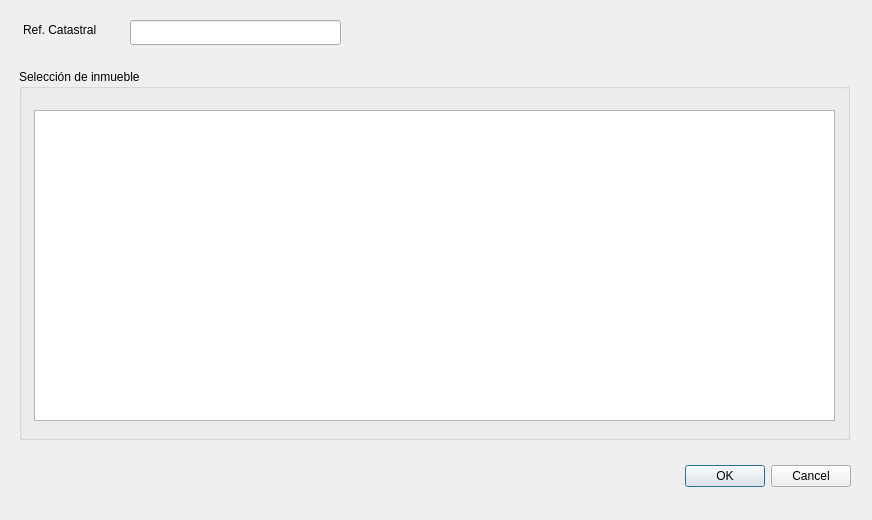
<?xml version="1.0" encoding="UTF-8"?>
<ui version="4.0">
 <class>ProyectoForm</class>
 <widget class="QDialog" name="ProyectoForm">
  <property name="geometry">
   <rect>
    <x>0</x>
    <y>0</y>
    <width>872</width>
    <height>520</height>
   </rect>
  </property>
  <property name="windowTitle">
   <string>Herevea</string>
  </property>
  <property name="windowIcon">
   <iconset>
    <normaloff>Herevea.png</normaloff>Herevea.png</iconset>
  </property>
  <widget class="QDialogButtonBox" name="buttonBox">
   <property name="geometry">
    <rect>
     <x>510</x>
     <y>460</y>
     <width>341</width>
     <height>32</height>
    </rect>
   </property>
   <property name="orientation">
    <enum>Qt::Horizontal</enum>
   </property>
   <property name="standardButtons">
    <set>QDialogButtonBox::Cancel|QDialogButtonBox::Ok</set>
   </property>
  </widget>
  <widget class="QLineEdit" name="tbxRefCatastral">
   <property name="geometry">
    <rect>
     <x>130</x>
     <y>20</y>
     <width>211</width>
     <height>25</height>
    </rect>
   </property>
   <property name="readOnly">
    <bool>true</bool>
   </property>
  </widget>
  <widget class="QLabel" name="label_32">
   <property name="geometry">
    <rect>
     <x>23</x>
     <y>20</y>
     <width>101</width>
     <height>20</height>
    </rect>
   </property>
   <property name="text">
    <string>Ref. Catastral</string>
   </property>
  </widget>
  <widget class="QGroupBox" name="groupBox">
   <property name="geometry">
    <rect>
     <x>19</x>
     <y>69</y>
     <width>831</width>
     <height>371</height>
    </rect>
   </property>
   <property name="title">
    <string>Selección de inmueble</string>
   </property>
   <widget class="QTableView" name="tableInmuebles">
    <property name="geometry">
     <rect>
      <x>15</x>
      <y>41</y>
      <width>801</width>
      <height>311</height>
     </rect>
    </property>
   </widget>
  </widget>
 </widget>
 <resources/>
 <connections>
  <connection>
   <sender>buttonBox</sender>
   <signal>accepted()</signal>
   <receiver>ProyectoForm</receiver>
   <slot>accept()</slot>
   <hints>
    <hint type="sourcelabel">
     <x>248</x>
     <y>254</y>
    </hint>
    <hint type="destinationlabel">
     <x>157</x>
     <y>274</y>
    </hint>
   </hints>
  </connection>
  <connection>
   <sender>buttonBox</sender>
   <signal>rejected()</signal>
   <receiver>ProyectoForm</receiver>
   <slot>reject()</slot>
   <hints>
    <hint type="sourcelabel">
     <x>316</x>
     <y>260</y>
    </hint>
    <hint type="destinationlabel">
     <x>286</x>
     <y>274</y>
    </hint>
   </hints>
  </connection>
 </connections>
</ui>
